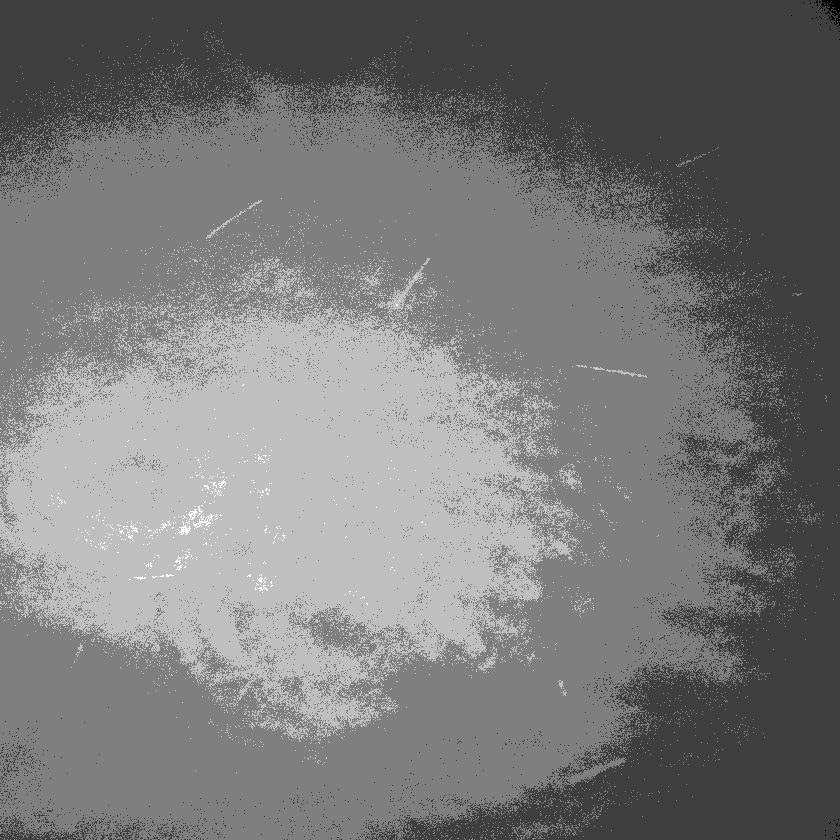
#> input picture 200818_xb_reaction2_6um003c1t001.tif, 840 x 840 px, shrunk from 1200 x 1200 before the run
$ python Microtubules_Detection_Version_1.py   (older library calls are emulated)
#> lines starting #> are read from the running program, lines starting #| are printed output that depends on the picture; after the words box and inside, x2 and y2 are one past the last pixel; in counts of white or black regions, pixels touching at a corner belong together
from scipy.spatial import distance as dist
from imutils import perspective
from imutils import contours
from PIL import Image
import numpy as np
import argparse
import imutils
import cv2

# center point
def midpoint(ptA, ptB):
	return ((ptA[0] + ptB[0]) * 0.5, (ptA[1] + ptB[1]) * 0.5)

# [7 lines of commented-out code are left out]
tiff_image = cv2.imread("200818_xb_reaction2_6um003c1t001.tif", cv2.IMREAD_ANYCOLOR | cv2.IMREAD_ANYDEPTH)
#> tiff_image is the input picture: shape (840, 840) uint16; min 187, max 1236, mean 617.8
image = cv2.normalize(tiff_image, None, 0, 255, cv2.NORM_MINMAX, dtype=cv2.CV_8U)
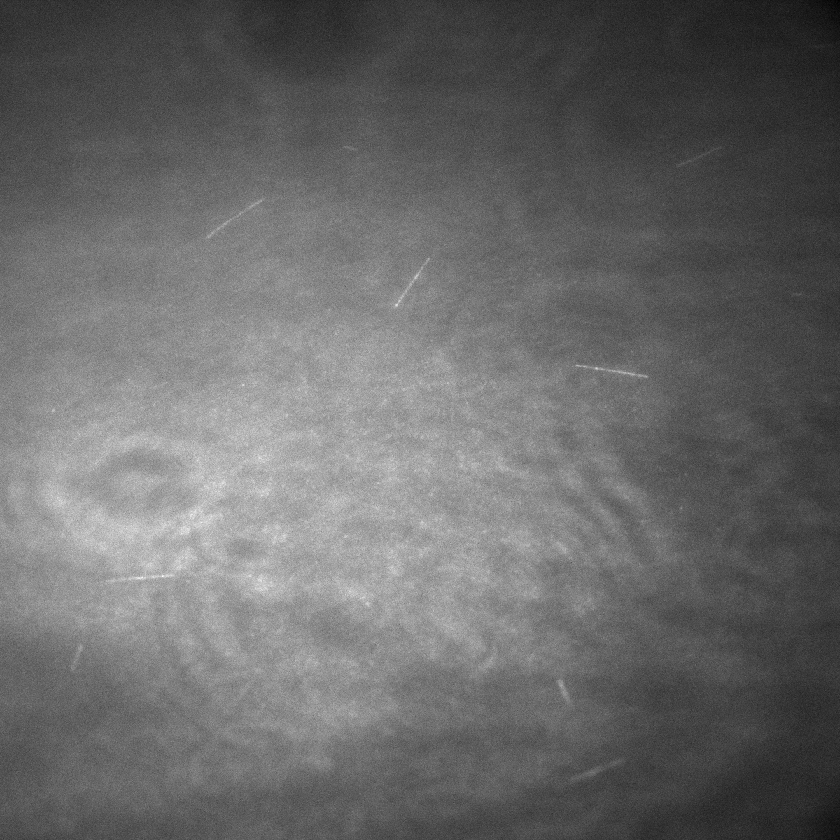
#> image: shape (840, 840); min 0, max 255, mean 104.7
cv2.imshow("Image", image)
imgsize = image.shape
#> imgsize = (840, 840)
#print(imgsize)

# gray grade
#gray = cv2.cvtColor(image, cv2.COLOR_BGR2GRAY)

# bilateral filter
bilateral = cv2.bilateralFilter(image,3,1,1)

# median filter
median = cv2.medianBlur(image,3)
#cv2.imshow("median", median)

# gauss filter to denoise
gauss = cv2.GaussianBlur(image, (3, 3), 0)

# edge detection
#median = np.uint8(median)
edged = cv2.Canny(gauss, 80, 120)
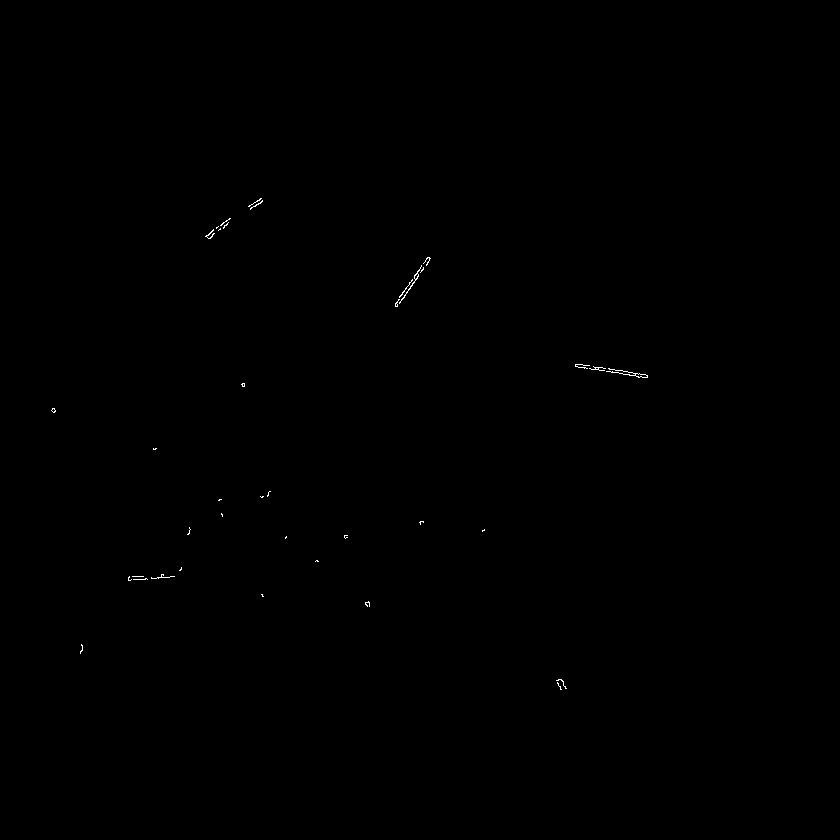
#> edged: shape (840, 840); 0.09% white in thin lines or dots, all inside (x1, y1, x2, y2) = (51, 198, 648, 690)
cv2.imshow("edge", edged)
cv2.waitKey(0)

# fill up the gap within objects
edged = cv2.dilate(edged, None, iterations=1)
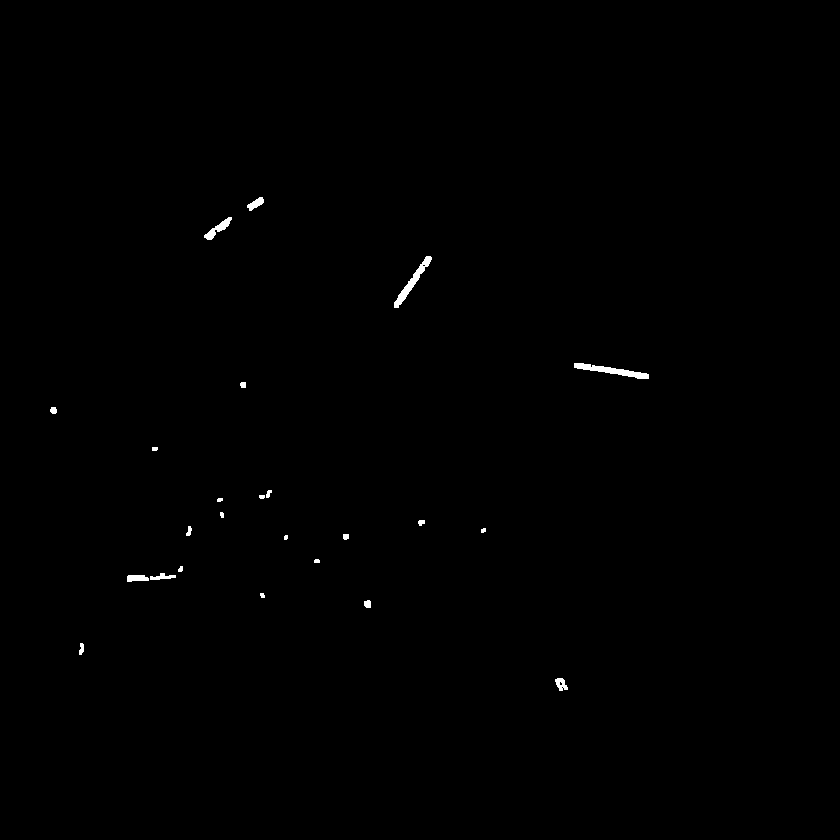
#> edged: shape (840, 840); 0.29% white; 24 white regions (1 under 20 px), largest, box (x1, y1, x2, y2) and area: (574, 363, 649, 379) 446, (394, 256, 432, 308) 407, (204, 217, 232, 240) 214
edged = cv2.erode(edged, None, iterations=1)
#> edged: shape (840, 840); 0.14% white; 26 white regions (16 under 20 px)

# find objects
cnts = cv2.findContours(edged.copy(), cv2.RETR_EXTERNAL,
	cv2.CHAIN_APPROX_SIMPLE)
#> cnts = 26 contours, 19 with area under 20; largest, box (x1, y1, x2, y2) and area: (575, 364, 648, 378) 188, (395, 265, 424, 307) 144, (128, 576, 148, 581) 51, (216, 218, 231, 231) 47, (248, 198, 263, 210) 47, (205, 229, 215, 239) 33, (423, 257, 431, 266) 23
cnts = imutils.grab_contours(cnts)

print(len(cnts))
#| 26

# order the sequence from left to right of the object
if len(cnts) > 0:
    cnts = contours.sort_contours(cnts)[0]

#(cnts, _) = contours.sort_contours(cnts)

pixelsPerMetric = None

# for loop for all contour
for c in cnts:
	# if it's too samll, it might be noise, just ignore it
	if cv2.contourArea(c) < 30:
		continue

	orig = image.copy()
	box = cv2.minAreaRect(c)
	box = cv2.cv.BoxPoints(box) if imutils.is_cv2() else cv2.boxPoints(box)
	box = np.array(box, dtype="int")

	box = perspective.order_points(box)
	cv2.drawContours(orig, [box.astype("int")], -1, (0, 255, 0), 2)

	for (x, y) in box:
		cv2.circle(orig, (int(x), int(y)), 5, (0, 0, 255), -1)

	(tl, tr, br, bl) = box
	(tltrX, tltrY) = midpoint(tl, tr)
	(blbrX, blbrY) = midpoint(bl, br)

	(tlblX, tlblY) = midpoint(tl, bl)
	(trbrX, trbrY) = midpoint(tr, br)

	cv2.circle(orig, (int(tltrX), int(tltrY)), 5, (255, 0, 0), -1)
	cv2.circle(orig, (int(blbrX), int(blbrY)), 5, (255, 0, 0), -1)
	cv2.circle(orig, (int(tlblX), int(tlblY)), 5, (255, 0, 0), -1)
	cv2.circle(orig, (int(trbrX), int(trbrY)), 5, (255, 0, 0), -1)

	cv2.line(orig, (int(tltrX), int(tltrY)), (int(blbrX), int(blbrY)),
		(255, 0, 255), 2)
	cv2.line(orig, (int(tlblX), int(tlblY)), (int(trbrX), int(trbrY)),
		(255, 0, 255), 2)

	dA = dist.euclidean((tltrX, tltrY), (blbrX, blbrY))
	dB = dist.euclidean((tlblX, tlblY), (trbrX, trbrY))

	# [5 lines of commented-out code are left out]

	cv2.putText(orig, "{:.1f}".format(dA),
		(int(tltrX - 15), int(tltrY - 10)), cv2.FONT_HERSHEY_SIMPLEX,
		0.65, (255, 255, 255), 2)
	cv2.putText(orig, "{:.1f}".format(dB),
		(int(trbrX + 10), int(trbrY)), cv2.FONT_HERSHEY_SIMPLEX,
		0.65, (255, 255, 255), 2)

	cv2.imshow("Image", orig)
	cv2.waitKey(0)
#> this loop made 26 passes
#> (tl, tr, br, bl, tltrX, tltrY, blbrX, blbrY) on passes 3, 8, 9, 13, 21, 26: ([128, 576], [147, 576], [147, 580], [128, 580], 137.5, 576, 137.5, 580), ([204, 235], [213, 229], [216, 232], [208, 239], 208.5, 232, 212, 235.5), ([215, 227], [229, 217], [232, 221], [218, 231], 222, 222, 225, 226), ([247, 205], [260, 197], [262, 201], [250, 209], 253.5, 201, 256, 205), ([392, 304], [421, 265], [424, 267], [396, 307], 406.5, 284.5, 410, 287), ([575, 362], [646, 378], [647, 374], [574, 366], 610.5, 370, 610.5, 370)
#> c on passes 5, 14, 17, 18: [[153, 448], [153, 449], [155, 449], [156, 448]], [[260, 496], [261, 497], [262, 497], [263, 496]], [[286, 536], [285, 537], [285, 538], [286, 537]], [[316, 560], [315, 561], [318, 561], [317, 560]]
